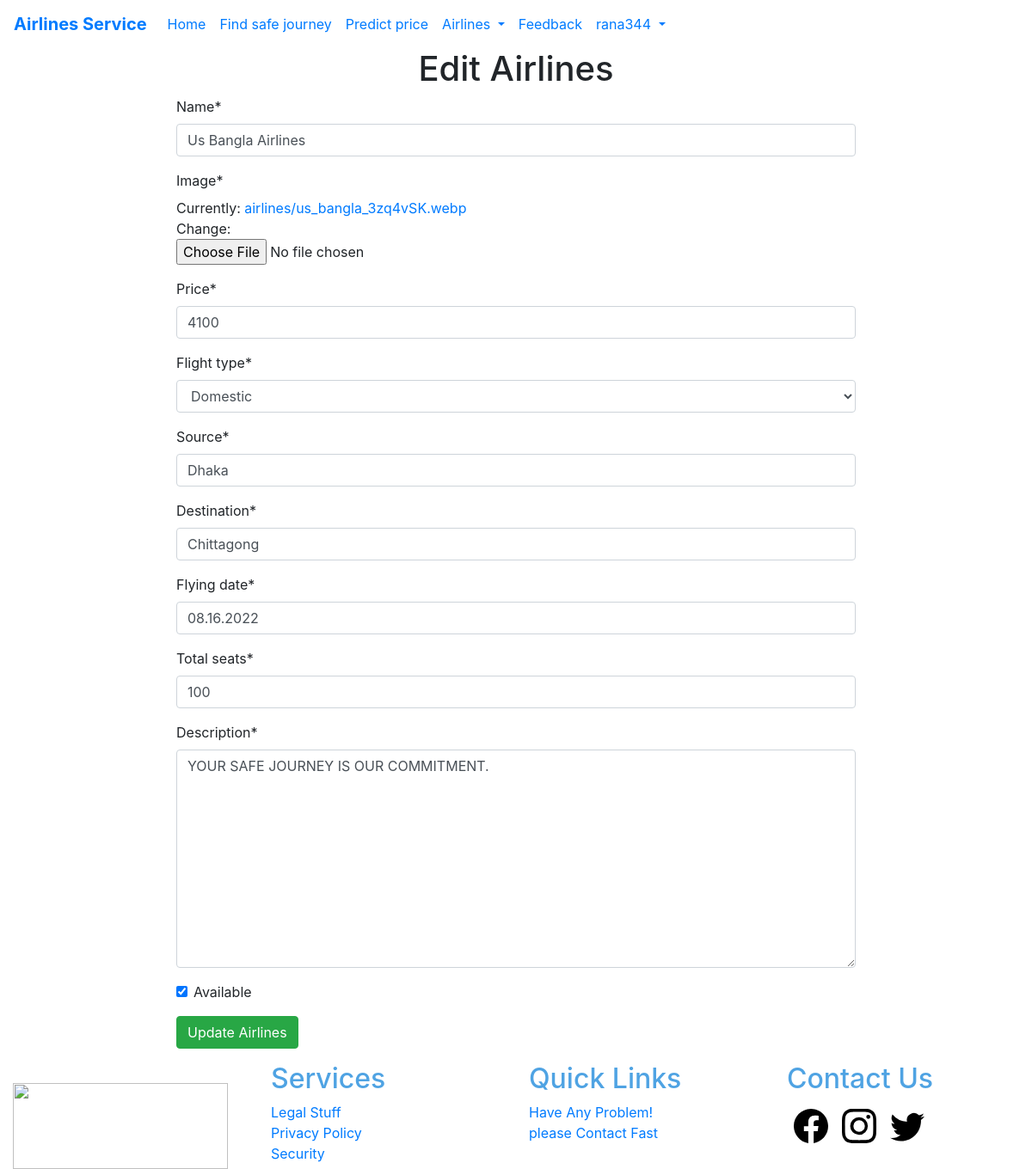
Screenshot of /airline/1/edit (signed in) with the database file from the repository.
### Main/models.py (models this page shows, shortened)
class Airlines(models.Model):
    name=models.CharField(max_length=122)
    image=models.ImageField(upload_to="airlines/")
    price = models.PositiveIntegerField()
    flight_type = models.CharField(max_length=255,choices=Flight_Type)
    source = models.CharField(max_length=255)
    destination = models.CharField(max_length=255)
    flying_date =models.CharField(max_length=50,default="08/01/2022")
    total_seats =models.PositiveIntegerField(default=100)
    description=models.TextField()
    available =models.BooleanField(default=True)

### Main/views.py (the view)
# urls.py: path('airline/<int:pk>/edit',EditAirlinesView.as_view(),name="airline_edit"),
class EditAirlinesView(UpdateView):
    model = Airlines
    form_class = AirlinesForm
    template_name = 'edit-airlines.html'
    success_url = reverse_lazy("airlinesList")

### Main/forms.py
class AirlinesForm(forms.ModelForm):
    class Meta:
        model=Airlines
        fields=("__all__")

### Main/templates/edit-airlines.html
{% extends 'base.html' %} {% load crispy_forms_tags %} {% block body %}
<div>
  {% if user.is_superuser %}
  <div class="row justify-content-center">
    <div class="col-lg-8">
      <h1 class="text-center">Edit Airlines</h1>
      <form method="post" enctype="multipart/form-data">
        {% csrf_token %} {{ form|crispy }}
        <button type="submit" class="btn btn-success">Update Airlines</button>
      </form>
    </div>
  </div>
  {% else %}
  <div>
    <h1 class="text-center">You Are Not SuperUser</h1>
  </div>
  {% endif %}
</div>
{% endblock %}

### Main/templates/navbar.html (shortened to what this page needs)
<nav class="navbar navbar-expand-lg" style="background-color: white ">
  <a class="navbar-brand font-weight-bold" href="{% url 'home' %}">Airlines Service</a>
  <div class="collapse navbar-collapse" id="navbarNav">
    <ul class="navbar-nav">
      {% if user.is_authenticated %}
      <li class="nav-item">
        <a class="nav-link" href="{% url 'index' %}">Home</a>
      </li>
      <li class="nav-item">
        <a class="nav-link" href="{% url 'safe' %}">Find safe journey</a>
      </li>
      <li class="nav-item">
        <a class="nav-link" href="{% url 'price' %}">Predict price</a>
      </li>
      {% if user.is_superuser %}
      <li class="nav-item dropdown">
        <a class="nav-link dropdown-toggle" id="navbarDropdown" role="button" data-toggle="dropdown"
          aria-haspopup="true" aria-expanded="false">
          Airlines
        </a>
      </li>
      {% endif %}
      <li class="nav-item">
        <a class="nav-link" href="{% url 'contact' %}">Feedback</a>
      </li>
      <li class="nav-item dropdown">
        <a class="nav-link dropdown-toggle" id="navbarDropdown" role="button" data-toggle="dropdown"
          aria-haspopup="true" aria-expanded="false">
          {{ user.username }}
        </a>
      </li>
      {% endif %}
    </ul>
  </div>
</nav>

### rows the page displays
Airlines: name "Us Bangla Airlines", price "4100", flight_type "Domestic", source "Dhaka", destination "Chittagong", flying_date "08.16.2022", total_seats "100", description "YOUR SAFE JOURNEY IS OUR COMMITMENT.", available "☑"

### other values shown
{{ user.username }} "rana344"
